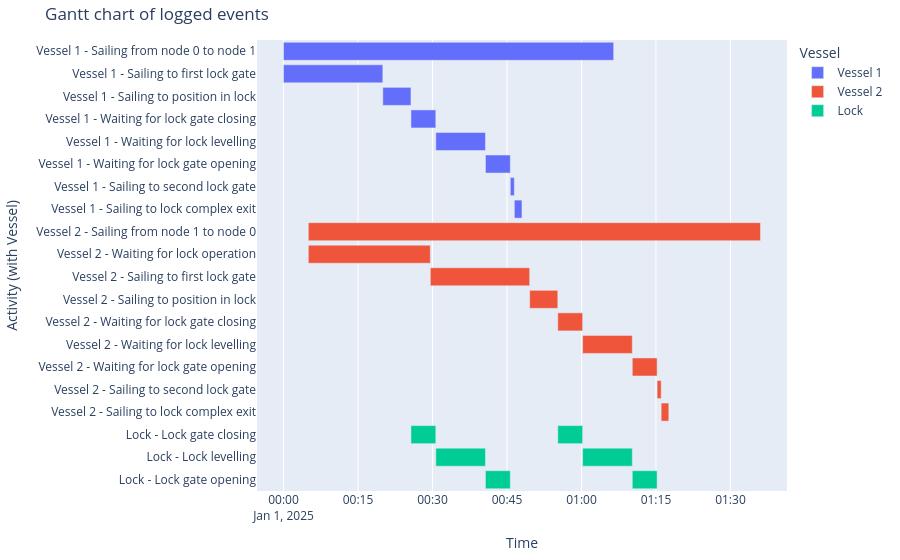

Write notebook code for a chart like this one.
### Markdown cell above
##### Gantt chart
We confirm the vessel-infrastructure behaviour.

### Code cell
# eventtable for only vessels,
df_eventtable = logbook2eventtable([vessel_1, vessel_2, lock_chamber])
generate_vessel_gantt_chart(df_eventtable)

### Figure 1 — Plotly figure (JSON) as saved in the notebook; plotly's stock layout.template omitted (floating-point values rounded to 4 significant figures)
{"data": [{"base": ["2025-01-01T00:00:00.000000", "2025-01-01T00:00:00.000000", "2025-01-01T00:20:00.000000", "2025-01-01T00:25:40.000000", "2025-01-01T00:30:40.000000", "2025-01-01T00:40:40.000000", "2025-01-01T00:45:40.000000", "2025-01-01T00:46:29.000000"], "hovertemplate": "object name=Vessel 1<br>start time=%{base}<br>stop time=%{x}<br>activity label=%{y}<extra></extra>", "legendgroup": "Vessel 1", "marker": {"color": "#636efa", "pattern": {"shape": ""}}, "name": "Vessel 1", "orientation": "h", "showlegend": true, "textposition": "auto", "type": "bar", "x": [3989000, 1200000, 340000, 300000, 600000, 300000, 49000, 92000], "xaxis": "x", "y": ["Vessel 1 - Sailing from node 0 to node 1", "Vessel 1 - Sailing to first lock gate", "Vessel 1 - Sailing to position in lock", "Vessel 1 - Waiting for lock gate closing", "Vessel 1 - Waiting for lock levelling", "Vessel 1 - Waiting for lock gate opening", "Vessel 1 - Sailing to second lock gate", "Vessel 1 - Sailing to lock complex exit"], "yaxis": "y"}, {"base": ["2025-01-01T00:05:00.000000", "2025-01-01T00:05:00.000000", "2025-01-01T00:29:34.000000", "2025-01-01T00:49:34.000000", "2025-01-01T00:55:14.000000", "2025-01-01T01:00:14.000000", "2025-01-01T01:10:14.000000", "2025-01-01T01:15:14.000000", "2025-01-01T01:16:03.000000"], "hovertemplate": "object name=Vessel 2<br>start time=%{base}<br>stop time=%{x}<br>activity label=%{y}<extra></extra>", "legendgroup": "Vessel 2", "marker": {"color": "#EF553B", "pattern": {"shape": ""}}, "name": "Vessel 2", "orientation": "h", "showlegend": true, "textposition": "auto", "type": "bar", "x": [5463000, 1474000, 1200000, 340000, 300000, 600000, 300000, 49000, 92000], "xaxis": "x", "y": ["Vessel 2 - Sailing from node 1 to node 0", "Vessel 2 - Waiting for lock operation", "Vessel 2 - Sailing to first lock gate", "Vessel 2 - Sailing to position in lock", "Vessel 2 - Waiting for lock gate closing", "Vessel 2 - Waiting for lock levelling", "Vessel 2 - Waiting for lock gate opening", "Vessel 2 - Sailing to second lock gate", "Vessel 2 - Sailing to lock complex exit"], "yaxis": "y"}, {"base": ["2025-01-01T00:25:40.000000", "2025-01-01T00:30:40.000000", "2025-01-01T00:40:40.000000", "2025-01-01T00:55:14.000000", "2025-01-01T01:00:14.000000", "2025-01-01T01:10:14.000000"], "hovertemplate": "object name=Lock<br>start time=%{base}<br>stop time=%{x}<br>activity label=%{y}<extra></extra>", "legendgroup": "Lock", "marker": {"color": "#00cc96", "pattern": {"shape": ""}}, "name": "Lock", "orientation": "h", "showlegend": true, "textposition": "auto", "type": "bar", "x": [300000, 600000, 300000, 300000, 600000, 300000], "xaxis": "x", "y": ["Lock - Lock gate closing", "Lock - Lock levelling", "Lock - Lock gate opening", "Lock - Lock gate closing", "Lock - Lock levelling", "Lock - Lock gate opening"], "yaxis": "y"}], "layout": {"barmode": "overlay", "legend": {"title": {"text": "Vessel"}, "tracegroupgap": 0}, "margin": {"b": 20, "l": 20, "r": 20, "t": 40}, "title": {"text": "Gantt chart of logged events"}, "xaxis": {"anchor": "y", "domain": [0, 1], "title": {"text": "Time"}, "type": "date"}, "yaxis": {"anchor": "x", "autorange": "reversed", "domain": [0, 1], "title": {"text": "Activity (with Vessel)"}}}}
